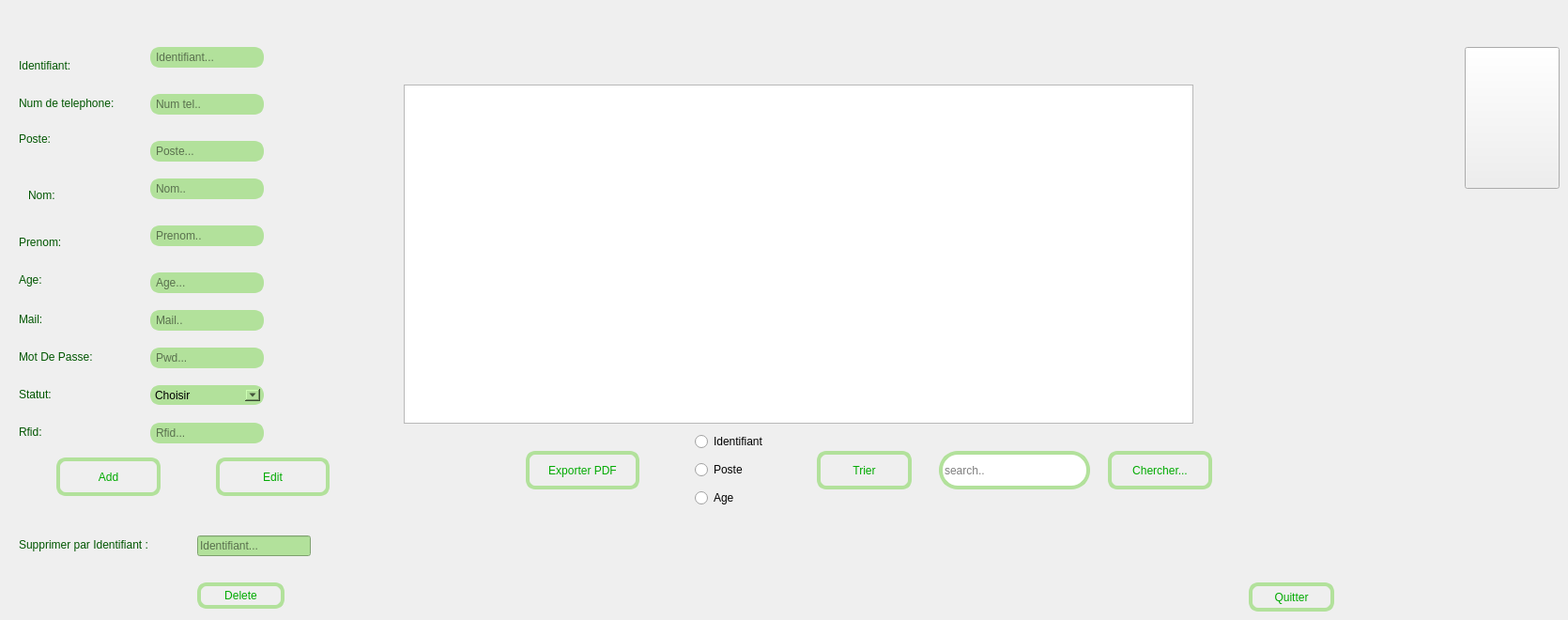
    <widget class="QWidget" name="gestionemployes_3Page1">
     <widget class="QLineEdit" name="le_nom">
      <property name="geometry">
       <rect>
        <x>160</x>
        <y>190</y>
        <width>121</width>
        <height>22</height>
       </rect>
      </property>
      <property name="styleSheet">
       <string notr="true">background-color: rgb(178, 225, 155);
ffont: 15pt &quot;Centaur&quot;;
border-radius: 10px;
border: 4px solid rgb(178, 225, 155);</string>
      </property>
      <property name="placeholderText">
       <string>Nom..</string>
      </property>
     </widget>
     <widget class="QLineEdit" name="le_prenom">
      <property name="geometry">
       <rect>
        <x>160</x>
        <y>240</y>
        <width>121</width>
        <height>22</height>
       </rect>
      </property>
      <property name="styleSheet">
       <string notr="true">background-color: rgb(178, 225, 155);
ffont: 15pt &quot;Centaur&quot;;
border-radius: 10px;
border: 4px solid rgb(178, 225, 155);</string>
      </property>
      <property name="placeholderText">
       <string>Prenom..</string>
      </property>
     </widget>
     <widget class="QLineEdit" name="le_mail">
      <property name="geometry">
       <rect>
        <x>160</x>
        <y>330</y>
        <width>121</width>
        <height>22</height>
       </rect>
      </property>
      <property name="styleSheet">
       <string notr="true">background-color: rgb(178, 225, 155);
ffont: 15pt &quot;Centaur&quot;;
border-radius: 10px;
border: 4px solid rgb(178, 225, 155);</string>
      </property>
      <property name="placeholderText">
       <string>Mail..</string>
      </property>
     </widget>
     <widget class="QPushButton" name="pb_ajouter">
      <property name="geometry">
       <rect>
        <x>60</x>
        <y>487</y>
        <width>111</width>
        <height>41</height>
       </rect>
      </property>
      <property name="styleSheet">
       <string notr="true">font: 10pt &quot;Centaur&quot;;
color: rgb(0, 170, 0);
border-radius: 10px;
border: 4px solid rgb(178, 225, 155);</string>
      </property>
      <property name="text">
       <string>Add</string>
      </property>
      <property name="icon">
       <iconset>
        <normaloff>../../../AppData/Downloads/add_6431853.png</normaloff>../../../AppData/Downloads/add_6431853.png</iconset>
      </property>
     </widget>
     <widget class="QPushButton" name="pb_modifier">
      <property name="geometry">
       <rect>
        <x>230</x>
        <y>487</y>
        <width>121</width>
        <height>41</height>
       </rect>
      </property>
      <property name="styleSheet">
       <string notr="true">font: 10pt &quot;Centaur&quot;;
color: rgb(0, 170, 0);
border-radius: 10px;
border: 4px solid rgb(178, 225, 155);</string>
      </property>
      <property name="text">
       <string>Edit</string>
      </property>
      <property name="icon">
       <iconset>
        <normaloff>../../../AppData/Downloads/pencil_4927277.png</normaloff>../../../AppData/Downloads/pencil_4927277.png</iconset>
      </property>
     </widget>
     <widget class="QLabel" name="label_45">
      <property name="geometry">
       <rect>
        <x>20</x>
        <y>330</y>
        <width>51</width>
        <height>20</height>
       </rect>
      </property>
      <property name="styleSheet">
       <string notr="true">font: 11pt &quot;Centaur&quot;;
color: rgb(0, 85, 0);</string>
      </property>
      <property name="text">
       <string>Mail:</string>
      </property>
     </widget>
     <widget class="QLabel" name="label_46">
      <property name="geometry">
       <rect>
        <x>20</x>
        <y>140</y>
        <width>71</width>
        <height>16</height>
       </rect>
      </property>
      <property name="styleSheet">
       <string notr="true">font: 10pt &quot;Centaur&quot;;
color: rgb(0, 85, 0);</string>
      </property>
      <property name="text">
       <string>Poste:</string>
      </property>
     </widget>
     <widget class="QLabel" name="label_47">
      <property name="geometry">
       <rect>
        <x>20</x>
        <y>100</y>
        <width>141</width>
        <height>20</height>
       </rect>
      </property>
      <property name="styleSheet">
       <string notr="true">
font: 10pt &quot;Centaur&quot;;
color: rgb(0, 85, 0);</string>
      </property>
      <property name="text">
       <string>Num de telephone:</string>
      </property>
     </widget>
     <widget class="QLabel" name="label_48">
      <property name="geometry">
       <rect>
        <x>20</x>
        <y>60</y>
        <width>81</width>
        <height>20</height>
       </rect>
      </property>
      <property name="styleSheet">
       <string notr="true">font: 10pt &quot;Centaur&quot;;
color: rgb(0, 85, 0);</string>
      </property>
      <property name="text">
       <string>Identifiant:</string>
      </property>
     </widget>
     <widget class="QPushButton" name="pdf">
      <property name="geometry">
       <rect>
        <x>560</x>
        <y>480</y>
        <width>121</width>
        <height>41</height>
       </rect>
      </property>
      <property name="styleSheet">
       <string notr="true">font: 10pt &quot;Centaur&quot;;
color: rgb(0, 170, 0);
border-radius: 10px;
border: 4px solid rgb(178, 225, 155);
</string>
      </property>
      <property name="text">
       <string>Exporter PDF</string>
      </property>
      <property name="icon">
       <iconset>
        <normaloff>../../../AppData/Local/Temp/a22c4804-4127-4329-8b5f-ba9022a42bd3_New folder.zip.bd3/New folder/pdf_136522.png</normaloff>../../../AppData/Local/Temp/a22c4804-4127-4329-8b5f-ba9022a42bd3_New folder.zip.bd3/New folder/pdf_136522.png</iconset>
      </property>
     </widget>
     <widget class="QTableView" name="tab_emp">
      <property name="geometry">
       <rect>
        <x>430</x>
        <y>90</y>
        <width>841</width>
        <height>361</height>
       </rect>
      </property>
     </widget>
     <widget class="QRadioButton" name="trier_id">
      <property name="geometry">
       <rect>
        <x>740</x>
        <y>460</y>
        <width>97</width>
        <height>20</height>
       </rect>
      </property>
      <property name="text">
       <string>Identifiant</string>
      </property>
     </widget>
     <widget class="QRadioButton" name="trier_poste">
      <property name="geometry">
       <rect>
        <x>740</x>
        <y>490</y>
        <width>97</width>
        <height>20</height>
       </rect>
      </property>
      <property name="text">
       <string>Poste</string>
      </property>
     </widget>
     <widget class="QRadioButton" name="trier_age">
      <property name="geometry">
       <rect>
        <x>740</x>
        <y>520</y>
        <width>97</width>
        <height>20</height>
       </rect>
      </property>
      <property name="text">
       <string>Age</string>
      </property>
     </widget>
     <widget class="QPushButton" name="pb_trier">
      <property name="geometry">
       <rect>
        <x>870</x>
        <y>480</y>
        <width>101</width>
        <height>41</height>
       </rect>
      </property>
      <property name="styleSheet">
       <string notr="true">font: 10pt &quot;Centaur&quot;;
color: rgb(0, 170, 0);
border-radius: 10px;
border: 4px solid rgb(178, 225, 155);</string>
      </property>
      <property name="text">
       <string>Trier</string>
      </property>
     </widget>
     <widget class="QPushButton" name="pb_chercher">
      <property name="geometry">
       <rect>
        <x>1180</x>
        <y>480</y>
        <width>111</width>
        <height>41</height>
       </rect>
      </property>
      <property name="styleSheet">
       <string notr="true">font: 10pt &quot;Centaur&quot;;
color: rgb(0, 170, 0);
border-radius: 10px;
border: 4px solid rgb(178, 225, 155);</string>
      </property>
      <property name="text">
       <string>Chercher...</string>
      </property>
     </widget>
     <widget class="QLineEdit" name="rech_id">
      <property name="geometry">
       <rect>
        <x>1000</x>
        <y>480</y>
        <width>161</width>
        <height>41</height>
       </rect>
      </property>
      <property name="styleSheet">
       <string notr="true">border-radius: 20px;
border: 4px solid rgb(178, 225, 155);</string>
      </property>
      <property name="text">
       <string/>
      </property>
      <property name="placeholderText">
       <string extracomment="Search..">search..</string>
      </property>
     </widget>
     <widget class="QLabel" name="label_76">
      <property name="geometry">
       <rect>
        <x>800</x>
        <y>620</y>
        <width>161</width>
        <height>21</height>
       </rect>
      </property>
      <property name="text">
       <string/>
      </property>
     </widget>
     <widget class="QLabel" name="label_49">
      <property name="geometry">
       <rect>
        <x>20</x>
        <y>570</y>
        <width>171</width>
        <height>20</height>
       </rect>
      </property>
      <property name="styleSheet">
       <string notr="true">font: 10pt &quot;Centaur&quot;;
color: rgb(0, 85, 0);
</string>
      </property>
      <property name="text">
       <string>Supprimer par Identifiant :</string>
      </property>
     </widget>
     <widget class="QPushButton" name="pb_supprimer">
      <property name="geometry">
       <rect>
        <x>210</x>
        <y>620</y>
        <width>93</width>
        <height>28</height>
       </rect>
      </property>
      <property name="styleSheet">
       <string notr="true">font: 10pt &quot;Centaur&quot;;
color: rgb(0, 170, 0);
border-radius: 10px;
border: 4px solid rgb(178, 225, 155);
</string>
      </property>
      <property name="text">
       <string>Delete</string>
      </property>
      <property name="icon">
       <iconset>
        <normaloff>../../../AppData/Downloads/trash-can_2909053.png</normaloff>../../../AppData/Downloads/trash-can_2909053.png</iconset>
      </property>
     </widget>
     <widget class="QLineEdit" name="le_numero_telephone">
      <property name="geometry">
       <rect>
        <x>160</x>
        <y>100</y>
        <width>121</width>
        <height>22</height>
       </rect>
      </property>
      <property name="styleSheet">
       <string notr="true">background-color: rgb(178, 225, 155);
ffont: 15pt &quot;Centaur&quot;;
border-radius: 10px;
border: 4px solid rgb(178, 225, 155);</string>
      </property>
      <property name="placeholderText">
       <string>Num tel..</string>
      </property>
     </widget>
     <widget class="QLabel" name="label_50">
      <property name="geometry">
       <rect>
        <x>20</x>
        <y>250</y>
        <width>71</width>
        <height>16</height>
       </rect>
      </property>
      <property name="styleSheet">
       <string notr="true">font: 10pt &quot;Centaur&quot;;
color: rgb(0, 85, 0);</string>
      </property>
      <property name="text">
       <string>Prenom:</string>
      </property>
     </widget>
     <widget class="QLabel" name="label_51">
      <property name="geometry">
       <rect>
        <x>30</x>
        <y>200</y>
        <width>71</width>
        <height>16</height>
       </rect>
      </property>
      <property name="styleSheet">
       <string notr="true">font: 10pt &quot;Centaur&quot;;
color: rgb(0, 85, 0);</string>
      </property>
      <property name="text">
       <string>Nom:</string>
      </property>
     </widget>
     <widget class="QLabel" name="label_52">
      <property name="geometry">
       <rect>
        <x>20</x>
        <y>290</y>
        <width>71</width>
        <height>16</height>
       </rect>
      </property>
      <property name="styleSheet">
       <string notr="true">font: 10pt &quot;Centaur&quot;;
color: rgb(0, 85, 0);</string>
      </property>
      <property name="text">
       <string>Age:</string>
      </property>
     </widget>
     <widget class="QLabel" name="label_53">
      <property name="geometry">
       <rect>
        <x>20</x>
        <y>410</y>
        <width>51</width>
        <height>20</height>
       </rect>
      </property>
      <property name="styleSheet">
       <string notr="true">font: 11pt &quot;Centaur&quot;;
color: rgb(0, 85, 0);</string>
      </property>
      <property name="text">
       <string>Statut:</string>
      </property>
     </widget>
     <widget class="QLabel" name="label_54">
      <property name="geometry">
       <rect>
        <x>20</x>
        <y>370</y>
        <width>101</width>
        <height>20</height>
       </rect>
      </property>
      <property name="styleSheet">
       <string notr="true">font: 11pt &quot;Centaur&quot;;
color: rgb(0, 85, 0);</string>
      </property>
      <property name="text">
       <string>Mot De Passe:</string>
      </property>
     </widget>
     <widget class="QLabel" name="label_55">
      <property name="geometry">
       <rect>
        <x>20</x>
        <y>450</y>
        <width>51</width>
        <height>20</height>
       </rect>
      </property>
      <property name="styleSheet">
       <string notr="true">font: 11pt &quot;Centaur&quot;;
color: rgb(0, 85, 0);</string>
      </property>
      <property name="text">
       <string>Rfid:</string>
      </property>
     </widget>
     <widget class="QComboBox" name="le_statut">
      <property name="geometry">
       <rect>
        <x>160</x>
        <y>410</y>
        <width>121</width>
        <height>21</height>
       </rect>
      </property>
      <property name="styleSheet">
       <string notr="true">background-color: rgb(178, 225, 155);
ffont: 15pt &quot;Centaur&quot;;
border-radius: 10px;
border: 4px solid rgb(178, 225, 155);</string>
      </property>
      <item>
       <property name="text">
        <string>Choisir</string>
       </property>
      </item>
      <item>
       <property name="text">
        <string>Employes</string>
       </property>
      </item>
      <item>
       <property name="text">
        <string>Client</string>
       </property>
      </item>
      <item>
       <property name="text">
        <string>Produit</string>
       </property>
      </item>
      <item>
       <property name="text">
        <string>Animal</string>
       </property>
      </item>
      <item>
       <property name="text">
        <string>Fournisseur</string>
       </property>
      </item>
     </widget>
     <widget class="QPushButton" name="gestionemployes_quitter">
      <property name="geometry">
       <rect>
        <x>1330</x>
        <y>620</y>
        <width>91</width>
        <height>31</height>
       </rect>
      </property>
      <property name="styleSheet">
       <string notr="true">font: 10pt &quot;Centaur&quot;;
color: rgb(0, 170, 0);
border-radius: 10px;
border: 4px solid rgb(178, 225, 155);</string>
      </property>
      <property name="text">
       <string>Quitter</string>
      </property>
     </widget>
     <widget class="QLineEdit" name="le_identifiant">
      <property name="geometry">
       <rect>
        <x>160</x>
        <y>50</y>
        <width>121</width>
        <height>22</height>
       </rect>
      </property>
      <property name="styleSheet">
       <string notr="true">background-color: rgb(178, 225, 155);
ffont: 15pt &quot;Centaur&quot;;
border-radius: 10px;
border: 4px solid rgb(178, 225, 155);</string>
      </property>
      <property name="placeholderText">
       <string>Identifiant...</string>
      </property>
     </widget>
     <widget class="QLineEdit" name="le_poste">
      <property name="geometry">
       <rect>
        <x>160</x>
        <y>150</y>
        <width>121</width>
        <height>22</height>
       </rect>
      </property>
      <property name="styleSheet">
       <string notr="true">background-color: rgb(178, 225, 155);
ffont: 15pt &quot;Centaur&quot;;
border-radius: 10px;
border: 4px solid rgb(178, 225, 155);</string>
      </property>
      <property name="placeholderText">
       <string>Poste...</string>
      </property>
     </widget>
     <widget class="QLineEdit" name="le_age">
      <property name="geometry">
       <rect>
        <x>160</x>
        <y>290</y>
        <width>121</width>
        <height>22</height>
       </rect>
      </property>
      <property name="styleSheet">
       <string notr="true">background-color: rgb(178, 225, 155);
ffont: 15pt &quot;Centaur&quot;;
border-radius: 10px;
border: 4px solid rgb(178, 225, 155);</string>
      </property>
      <property name="placeholderText">
       <string>Age...</string>
      </property>
     </widget>
     <widget class="QLineEdit" name="le_pass">
      <property name="geometry">
       <rect>
        <x>160</x>
        <y>370</y>
        <width>121</width>
        <height>22</height>
       </rect>
      </property>
      <property name="styleSheet">
       <string notr="true">background-color: rgb(178, 225, 155);
ffont: 15pt &quot;Centaur&quot;;
border-radius: 10px;
border: 4px solid rgb(178, 225, 155);</string>
      </property>
      <property name="placeholderText">
       <string>Pwd...</string>
      </property>
     </widget>
     <widget class="QLineEdit" name="le_rfid">
      <property name="geometry">
       <rect>
        <x>160</x>
        <y>450</y>
        <width>121</width>
        <height>22</height>
       </rect>
      </property>
      <property name="styleSheet">
       <string notr="true">background-color: rgb(178, 225, 155);
ffont: 15pt &quot;Centaur&quot;;
border-radius: 10px;
border: 4px solid rgb(178, 225, 155);</string>
      </property>
      <property name="placeholderText">
       <string>Rfid...</string>
      </property>
     </widget>
     <widget class="QLineEdit" name="le_id_supp">
      <property name="geometry">
       <rect>
        <x>210</x>
        <y>570</y>
        <width>121</width>
        <height>22</height>
       </rect>
      </property>
      <property name="styleSheet">
       <string notr="true">background-color: rgb(178, 225, 155);
</string>
      </property>
      <property name="placeholderText">
       <string>Identifiant...</string>
      </property>
     </widget>
     <widget class="QPushButton" name="pushButton_5">
      <property name="geometry">
       <rect>
        <x>1560</x>
        <y>50</y>
        <width>101</width>
        <height>151</height>
       </rect>
      </property>
      <property name="styleSheet">
       <string notr="true">image: url(:/logo ....png);
border-image: url(:/logo ....png);</string>
      </property>
      <property name="text">
       <string/>
      </property>
     </widget>
    </widget>
